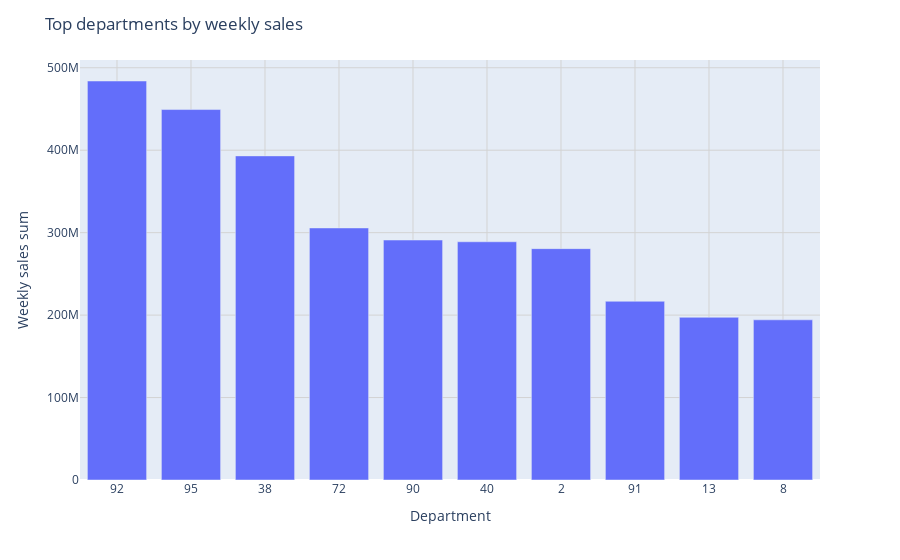

Write notebook code for a chart like this one.
### Code cell
fig= px.bar(top_depts,x='Dept',y = 'sales')
fig.update_yaxes(categoryorder='total ascending',
    showgrid=True, gridcolor='lightgray', gridwidth=1, title="Weekly sales sum",)
fig.update_xaxes(showgrid=True, gridcolor='lightgray',
    title="Department"
)
fig.update_layout(
    title={
        "text": "Top departments by weekly sales"
        }
)
fig.show()

### Figure 1 — Plotly figure (JSON) as saved in the notebook; plotly's stock layout.template omitted (floating-point values rounded to 4 significant figures)
{"data": [{"alignmentgroup": "True", "hovertemplate": "Dept=%{x}<br>sales=%{y}<extra></extra>", "legendgroup": "", "marker": {"color": "#636efa", "pattern": {"shape": ""}}, "name": "", "offsetgroup": "", "orientation": "v", "showlegend": false, "textposition": "auto", "type": "bar", "x": ["92", "95", "38", "72", "90", "40", "2", "91", "13", "8"], "xaxis": "x", "y": [483900000.0, 449300000.0, 393100000.0, 305700000.0, 291100000.0, 288900000.0, 280600000.0, 216800000.0, 197300000.0, 194300000.0], "yaxis": "y"}], "layout": {"barmode": "relative", "legend": {"tracegroupgap": 0}, "margin": {"t": 60}, "title": {"text": "Top departments by weekly sales"}, "xaxis": {"anchor": "y", "domain": [0, 1], "gridcolor": "lightgray", "showgrid": true, "title": {"text": "Department"}}, "yaxis": {"anchor": "x", "categoryorder": "total ascending", "domain": [0, 1], "gridcolor": "lightgray", "gridwidth": 1, "showgrid": true, "title": {"text": "Weekly sales sum"}}}}
